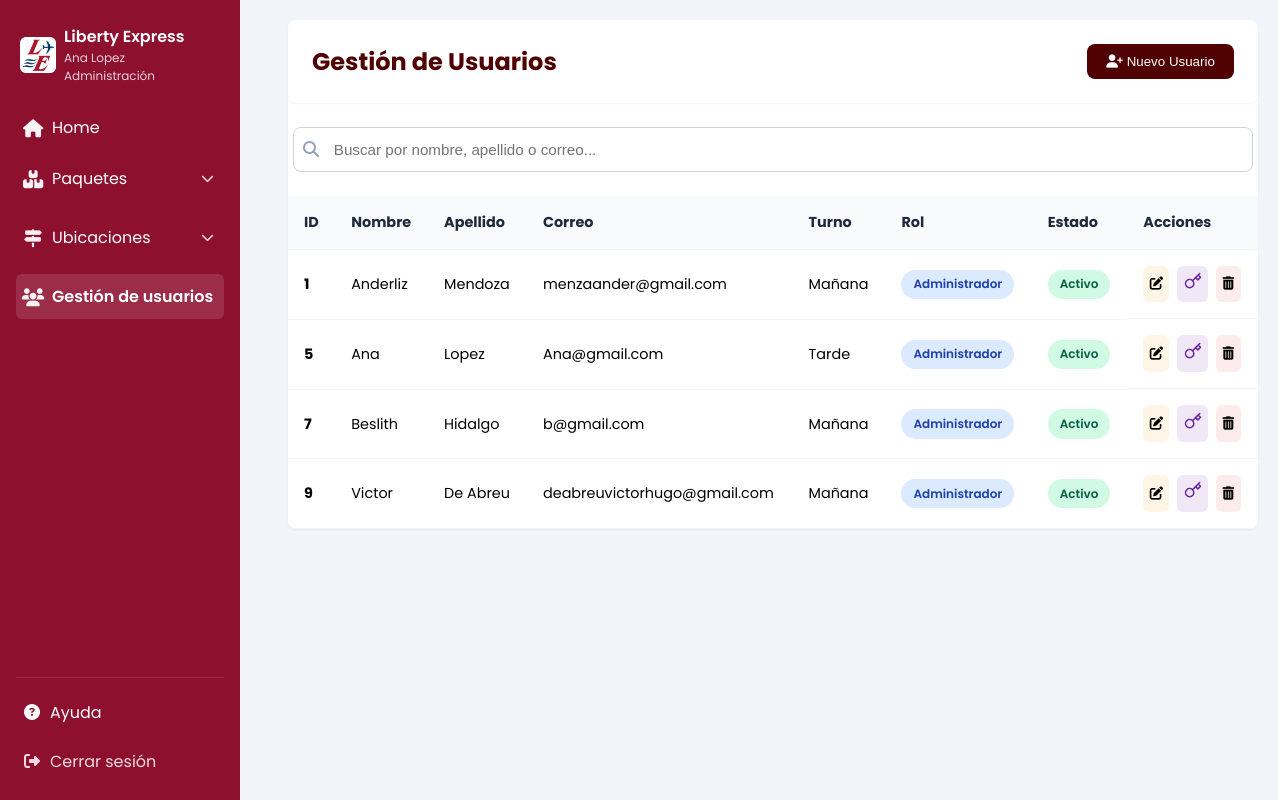
The page /usuario.php (signed in) on the database its author committed.
### tables this page shows
CREATE TABLE `usuario` (
  `id` int(11) NOT NULL,
  `nombre` varchar(30) NOT NULL,
  `apellido` varchar(30) NOT NULL,
  `turno` int(11) NOT NULL,
  `correo` varchar(255) NOT NULL,
  `contraseña` varchar(100) NOT NULL,
  `estado` int(11) NOT NULL,
  `rol_id` int(11) NOT NULL,
  `requiere_cambio` int(1) NOT NULL DEFAULT 1,
  `token_password` varchar(100) DEFAULT NULL,
  `token_expiracion` datetime DEFAULT NULL
);

CREATE TABLE `rol` (
  `id` int(11) NOT NULL,
  `Nombre` varchar(50) NOT NULL
);

### app/db/functions/users/users.php (called while the page is built, shortened)
<?php
include($_SERVER['DOCUMENT_ROOT'] . '/liberty/app/db/connect.php');
if (!function_exists('traducirRol')) {
    function traducirRol($rol_id)
    {
        global $conn;
        try {
            $stmt = $conn->prepare("SELECT Nombre FROM rol WHERE id = ?");
            $stmt->execute([$rol_id]);
            $rol = $stmt->fetch(PDO::FETCH_ASSOC);
            return $rol ? $rol['Nombre'] : 'Desconocido';
        } catch (PDOException $e) {
            error_log("Error en traducirRol: " . $e->getMessage());
            return 'Error DB';
        }
    }
}
if (!function_exists('traducirEstado')) {
    function traducirEstado($estado)
    {
        switch ($estado) {
            case 1:
                return 'Activo';
        }
    }
}
if (!function_exists('traducirTurno')) {
    function traducirTurno($turno)
    {
        switch ($turno) {
            case 0:
                return 'Mañana';
            case 1:
                return 'Tarde';
        }
    }
}
?>

### usuario.php (the view, shortened to what this page needs)
<?php
include($_SERVER['DOCUMENT_ROOT'] . '/liberty/app/db/connect.php');
include($_SERVER['DOCUMENT_ROOT'] . '/liberty/app/db/functions/users/users.php');
try {
    $stmt = $conn->query("SELECT * FROM usuario ORDER BY id ASC");
    $usuarios = $stmt->fetchAll(PDO::FETCH_OBJ);
} catch (PDOException $e) {
    echo "Error al obtener usuarios: " . $e->getMessage();
    die();
}
?>
<!DOCTYPE html>
<html lang="es">
<head>
    <link rel="stylesheet" href="/liberty/app/assets/css/users.css">
    <link rel="stylesheet" href="/liberty/app/assets/css/forms.css">
    <link rel="stylesheet" href="/liberty/app/assets/css/modal.css">
    <link rel="stylesheet" href="https://cdnjs.cloudflare.com/ajax/libs/font-awesome/6.4.0/css/all.min.css">
</head>
<body>
    <div class="app-wrap">
        <?php include($_SERVER['DOCUMENT_ROOT'] . '/liberty/app/includes/menu.php'); ?>
        <main class="main-content">
            <div class="table-container">
                <div class="header" style="margin-bottom: 1.5rem;">
                    <h1>Gestión de Usuarios</h1>
                    <button class="btn-primary" onclick="abrirModal('modalAnadir')">
                        <i class="fas fa-user-plus"></i> Nuevo Usuario
                    </button>
                </div>
                <div class="search-bar" style="position: relative;">
                    <i class="fas fa-search" style="position: absolute; left: 15px; top: 50%; transform: translateY(-50%); color: #94a3b8;"></i>
                    <input type="text" id="buscador" onkeyup="buscarTabla()" placeholder="Buscar por nombre, apellido o correo..." style="padding-left: 40px;">
                </div>
                <div class="table-responsive">
                    <table class="content-table" id="tablaUsuarios">
                        <thead>
                            <tr>
                                <th>ID</th>
                                <th>Nombre</th>
                                <th>Apellido</th>
                                <th>Correo</th>
                                <th>Turno</th>
                                <th>Rol</th>
                                <th>Estado</th>
                                <th>Acciones</th>
                            </tr>
                        </thead>
                        <tbody>
                            <?php if (empty($usuarios)): ?>
                                <tr>
                                    <td colspan="8" style="text-align: center; padding: 2rem;">No hay usuarios registrados.</td>
                                </tr>
                            <?php else: ?>
                                <?php foreach ($usuarios as $usuario): ?>
                                    <tr>
                                        <td><strong><?php echo htmlspecialchars($usuario->id); ?></strong></td>
                                        <td><?php echo htmlspecialchars($usuario->nombre); ?></td>
                                        <td><?php echo htmlspecialchars($usuario->apellido); ?></td>
                                        <td><?php echo htmlspecialchars($usuario->correo); ?></td>
                                        <td><?php echo traducirTurno($usuario->turno); ?></td>
                                        <td>
                                            <span class="badge badge-info">
                                                <?php echo traducirRol($usuario->rol_id); ?>
                                            </span>
                                        </td>
                                        <td>
                                            <span class="badge <?php echo $usuario->estado == 1 ? 'badge-success' : 'badge-danger'; ?>">
                                                <?php echo traducirEstado($usuario->estado); ?>
                                            </span>
                                        </td>
                                        <td class="actions-cell">
                                            <button class="btn btn-warning" onclick="abrirModalEditar(this)"
                                                data-id="<?php echo $usuario->id; ?>"
                                                data-nombre="<?php echo htmlspecialchars($usuario->nombre); ?>"
                                                data-apellido="<?php echo htmlspecialchars($usuario->apellido); ?>"
                                                data-correo="<?php echo htmlspecialchars($usuario->correo); ?>"
                                                data-turno="<?php echo $usuario->turno; ?>"
                                                data-rol="<?php echo $usuario->rol_id; ?>"
                                                data-estado="<?php echo $usuario->estado; ?>"
                                                title="Editar">
                                                <i class="fas fa-edit"></i>
                                            </button>
                                            <a href="/liberty/app/db/functions/users/enviar_reset.php?id=<?php echo $usuario->id; ?>"
                                                class="btn"
                                                style="background-color: rgba(107, 33, 168, 0.1);"
                                                title="Enviar correo de cambio de contraseña"
                                                onclick="return confirm('¿Estás seguro? Se enviará un correo a <?php echo $usuario->correo; ?> para que cambie su contraseña.');">
                                                    <svg width="18" height="18" viewBox="0 0 24 24" fill="none" xmlns="http://www.w3.org/2000/svg">
                                                        <path d="M21 2l-2 2m-7.61 7.61a5.5 5.5 0 1 1-7.778 7.778 5.5 5.5 0 0 1 7.777-7.777zm0 0L15.5 7.5m0 0l3 3L22 7l-3-3m-3.5 3.5L19 4" stroke="#6b21a8" stroke-width="2" stroke-linecap="round" stroke-linejoin="round"/>
                                                    </svg>
                                                </a>
                                            <button class="btn btn-danger" onclick="abrirModalEliminar(<?php echo $usuario->id; ?>)"
                                                title="Eliminar">
                                                <i class="fas fa-trash-alt"></i>
                                            </button>
                                        </td>
                                    </tr>
                                <?php endforeach; ?>
                            <?php endif; ?>
                        </tbody>
                    </table>
                </div>
            </div>
        </main>
    </div>
</body>
</html>

### app/assets/css/users.css (style rules this page uses)
:root { --primary: #500101; --text-dark: #1e293b; --text-gray: #64748b; --bg-body: #f1f5f9; --white: #ffffff; --radius: 12px; }
body { font-family: 'Poppins', sans-serif; background-color: var(--bg-body); margin: 0; }
.main-content { margin-left: 240px; padding: 20px; transition: margin-left 0.3s ease; }
.header { display: flex; justify-content: space-between; align-items: center; margin-bottom: 1.5rem; background: var(--white); padding: 1.5rem; border-radius: var(--radius); box-shadow: 0 1px 2px rgba(0,0,0,0.05); }
.header h1 { color: var(--primary); font-size: 1.5rem; margin: 0; font-weight: 700; }
.btn-primary { background-color: var(--primary); color: white; padding: 0.6rem 1.2rem; border-radius: 8px; text-decoration: none; border: none; cursor: pointer; font-weight: 500; transition: background 0.2s; }
.search-bar { margin-bottom: 1.5rem; max-width: 100%; }
.search-bar input { width: 99%; margin: auto; padding: 0.8rem 1rem; box-sizing: border-box; border: 1px solid #cbd5e1; border-radius: 8px; font-size: 0.95rem; transition: all 0.2s; display: block; }
.table-container { background: var(--white); border-radius: var(--radius); box-shadow: 0 1px 2px rgba(0,0,0,0.05); overflow: hidden; }
.content-table { width: 100%; border-collapse: collapse; font-size: 0.9rem; }
.content-table thead tr { background-color: #f8fafc; color: var(--text-dark); text-align: left; font-weight: 600; }
.content-table th, .content-table td { padding: 1rem; border-bottom: 1px solid #f1f5f9; }
.badge { padding: 0.35rem 0.75rem; border-radius: 50px; font-size: 0.75rem; font-weight: 600; display: inline-block; }
.badge-success { background-color: #d1fae5; color: #065f46; }
.badge-info { background-color: #dbeafe; color: #1e40af; }
.actions-cell { display: flex; gap: 0.5rem; }
.btn { border: none; cursor: pointer; padding: 0.4rem; border-radius: 6px; transition: 0.2s; }
.btn svg { width: 18px; height: 18px; }
.btn-warning { background: rgba(245, 158, 11, 0.1); }
.btn-danger { background: rgba(239, 68, 68, 0.1); }

### app/assets/css/forms.css (style rules this page uses)
:root { --primary: #500101; --text-dark: #1e293b; --text-gray: #64748b; --border: #cbd5e1; --radius: 8px; }

### app/assets/css/sidebar.css (style rules this page uses)
:root { --sidebar-width: 240px; --bg: #8d102f; --accent: #ffffff; --text: #ffffff; }
body { font-family: 'Poppins', system-ui, -apple-system, 'Segoe UI', Roboto, 'Helvetica Neue', Arial, sans-serif; margin: 0; }
.app-wrap { display: flex; }
.main-content { margin-left: var(--sidebar-width); flex: 1; padding: 20px; }

### rows shown on the page
usuario: id "1", nombre "Anderliz", apellido "Mendoza", correo "menzaander@gmail.com", turno "Mañana", rol.Nombre "Administrador", estado "Activo"
usuario: id "5", nombre "Ana", apellido "Lopez", correo "Ana@gmail.com", turno "Tarde", rol.Nombre "Administrador", estado "Activo"
usuario: id "7", nombre "Beslith", apellido "Hidalgo", correo "b@gmail.com", turno "Mañana", rol.Nombre "Administrador", estado "Activo"
usuario: id "9", nombre "Victor", apellido "De Abreu", correo "deabreuvictorhugo@gmail.com", turno "Mañana", rol.Nombre "Administrador", estado "Activo"

### other values the page prints
$_SESSION['user_nombre'] "Ana"
$_SESSION['user_apellido'] "Lopez"
